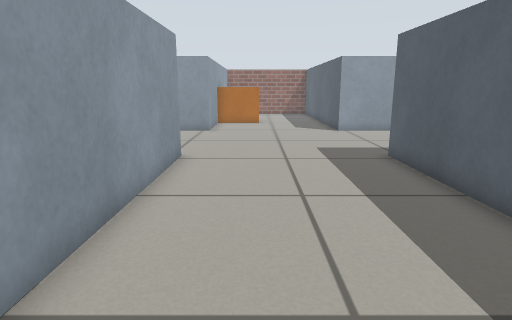
[1] (above)

15 first-person views from a walk through a Gazebo world. The camera is 0.57 m above the floor, tilts 12° down and sees 75° across. The floor is counted in squares, 0.25 m on a side. Each view is taken from the middle of a square. On the plan, view 1 faces up. The plan holds only what a view shows up to about 19 squares ahead; the rest is blank.

[2]
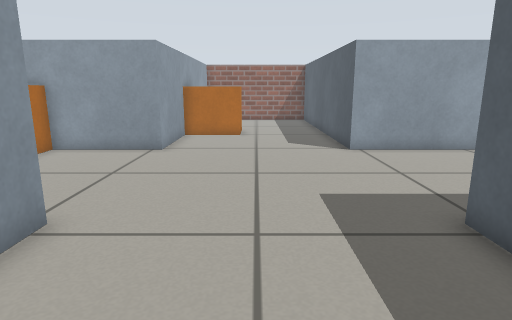

[3]
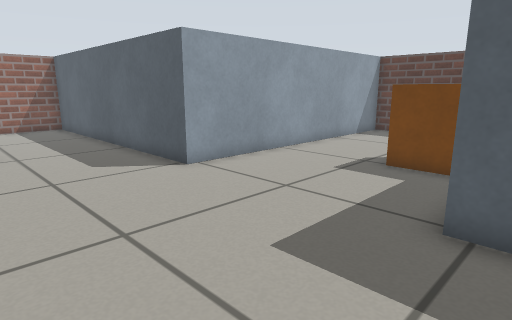

[4]
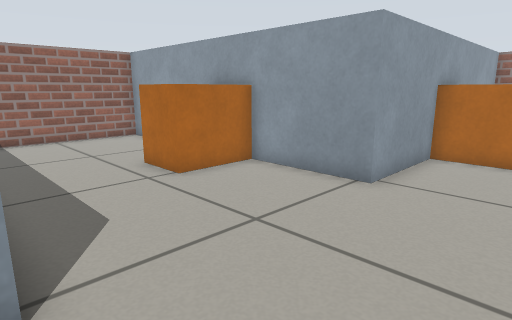

[5]
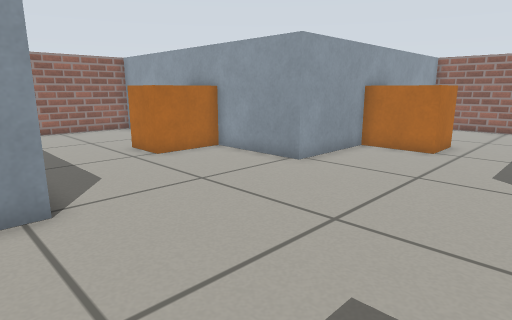

[6]
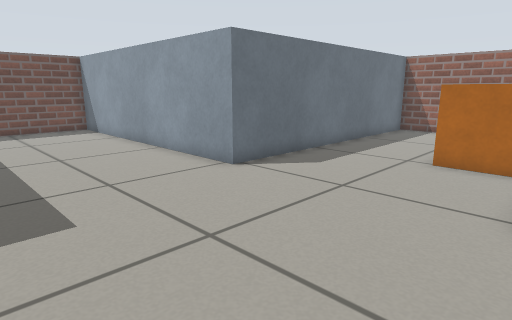

[7]
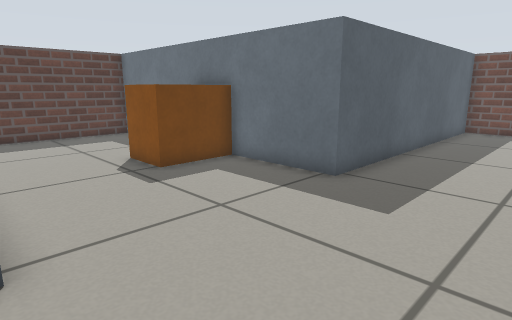

[8]
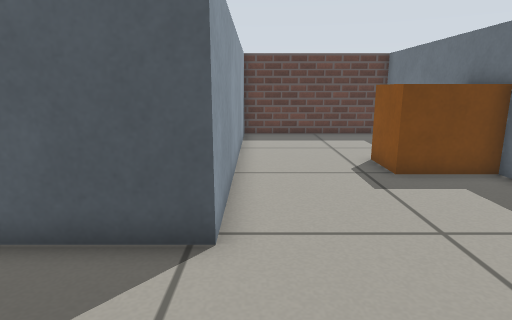

[9]
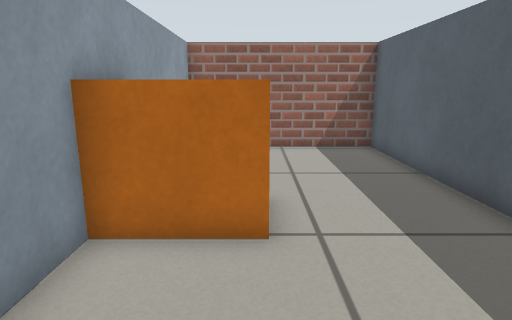

[10]
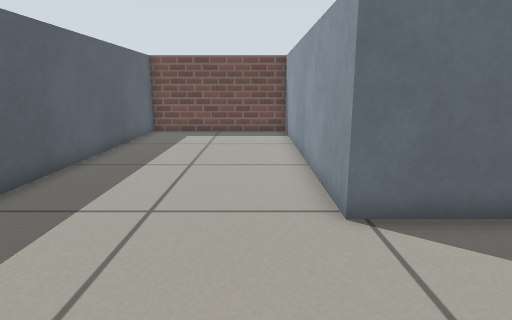

[11]
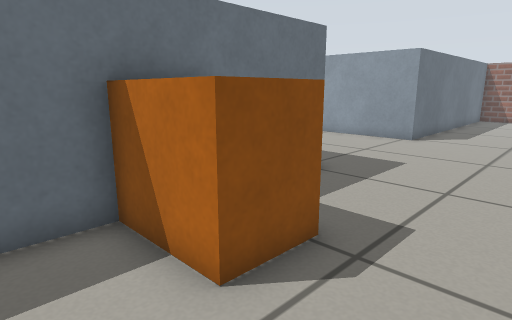

[12]
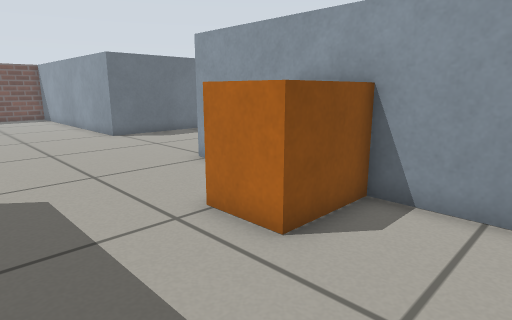

[13]
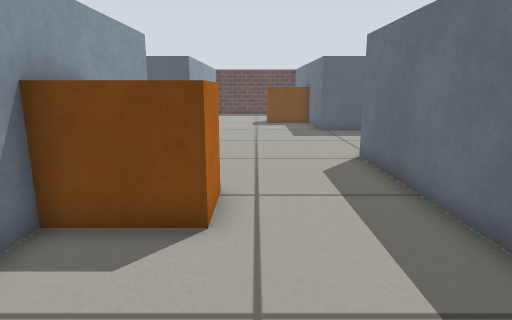

[14]
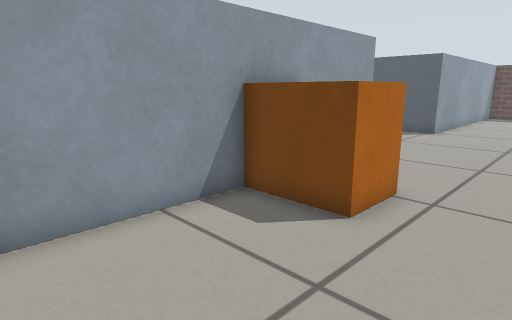

[15]
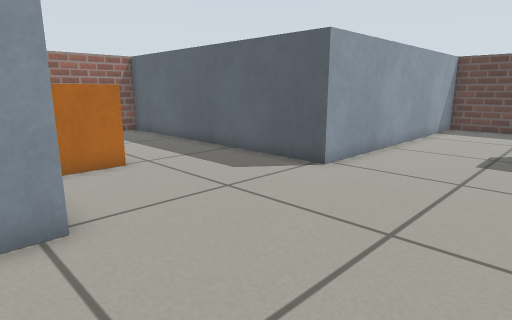

### Floor plan
Key: @ floor where view 1 was taken; # wall or solid block; . floor; B grey box; R orange box.
Columns run from 15 left of view 1 to 17 right of it. Each row starts with its distance up from view 1.
 31             B#######B
 30             B ......B
 29             B ......B
 28             B ......B
 27             B.......B
 26             B.......B
 25             RRRR....B
 24                R....B
 23             RRRR....B
 22             B.......B
 21             B.......B
 20             B.......B
 19 BBBBBBB RBBBB.......BBBBBBBBBBBBB
 18 #.....R R.......................#
 17 #.....R R.......................#
 16 #.....RRR.......................#
 15 #...............................#
 14 #.......................RRR.....#
 13 #.......................R R.....#
 12 #.......................R R.....#
 11 BBBBBBBBBBBBB.......BBBBR RBBBBBB
 10             B.......B
  9             B.......B
  8             B.......B
  7             B.......B
  6             B.......B
  5             B.......B
  4             B.......B
  3             B.......B
  2             B.......B
  1             B.......B
  0             B..@....B
 -1             B#######B

Positions as (right, up) in squares from view 1, and headings:
1: (0, 0), facing up
2: (1, 6), facing up
3: (-1, 10), facing up-right
4: (1, 11), facing up-left
5: (4, 10), facing up-left
6: (4, 19), facing down-left
7: (0, 19), facing down-right
8: (0, 18), facing right
9: (0, 18), facing up
10: (-1, 17), facing down
11: (13, 17), facing down-left
12: (4, 28), facing down-left
13: (-14, 15), facing right
14: (-14, 13), facing up-right
15: (-4, 13), facing up-right
